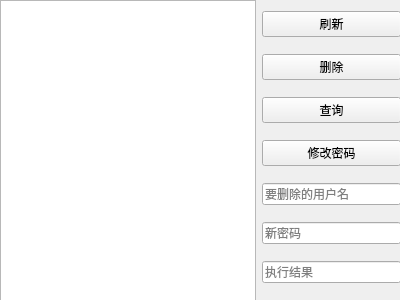
<?xml version="1.0" encoding="UTF-8"?>
<ui version="4.0">
 <class>Manager</class>
 <widget class="QWidget" name="Manager">
  <property name="geometry">
   <rect>
    <x>0</x>
    <y>0</y>
    <width>400</width>
    <height>300</height>
   </rect>
  </property>
  <property name="windowTitle">
   <string>Form</string>
  </property>
  <widget class="QWidget" name="">
   <property name="geometry">
    <rect>
     <x>0</x>
     <y>0</y>
     <width>401</width>
     <height>301</height>
    </rect>
   </property>
   <layout class="QHBoxLayout" name="horizontalLayout">
    <item>
     <widget class="QTableView" name="tableView"/>
    </item>
    <item>
     <layout class="QVBoxLayout" name="verticalLayout">
      <item>
       <widget class="QPushButton" name="pushButton_4">
        <property name="text">
         <string>刷新</string>
        </property>
       </widget>
      </item>
      <item>
       <widget class="QPushButton" name="pushButton">
        <property name="text">
         <string>删除</string>
        </property>
       </widget>
      </item>
      <item>
       <widget class="QPushButton" name="pushButton_2">
        <property name="text">
         <string>查询</string>
        </property>
       </widget>
      </item>
      <item>
       <widget class="QPushButton" name="pushButton_3">
        <property name="text">
         <string>修改密码</string>
        </property>
       </widget>
      </item>
      <item>
       <widget class="QLineEdit" name="username">
        <property name="text">
         <string/>
        </property>
        <property name="placeholderText">
         <string>要删除的用户名</string>
        </property>
       </widget>
      </item>
      <item>
       <widget class="QLineEdit" name="password">
        <property name="placeholderText">
         <string>新密码</string>
        </property>
       </widget>
      </item>
      <item>
       <widget class="QLineEdit" name="runResult">
        <property name="readOnly">
         <bool>true</bool>
        </property>
        <property name="placeholderText">
         <string>执行结果</string>
        </property>
       </widget>
      </item>
     </layout>
    </item>
   </layout>
  </widget>
 </widget>
 <resources/>
 <connections/>
</ui>
